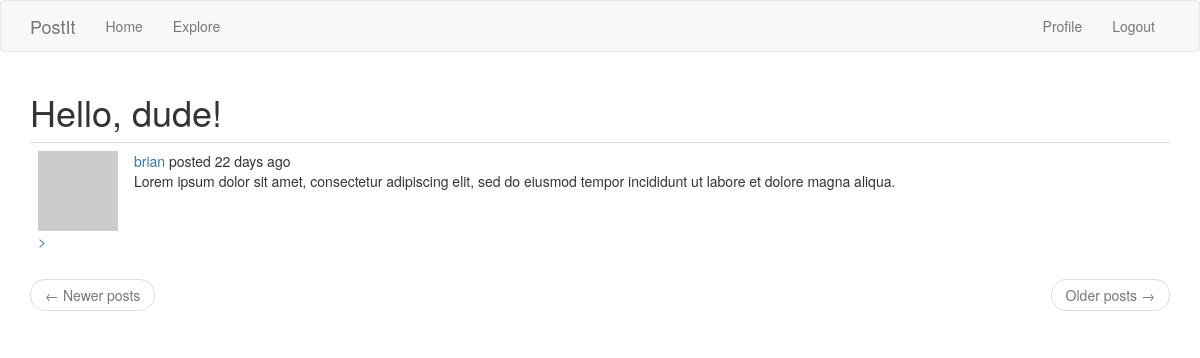
The page /explore (signed in) on the database as committed earlier.
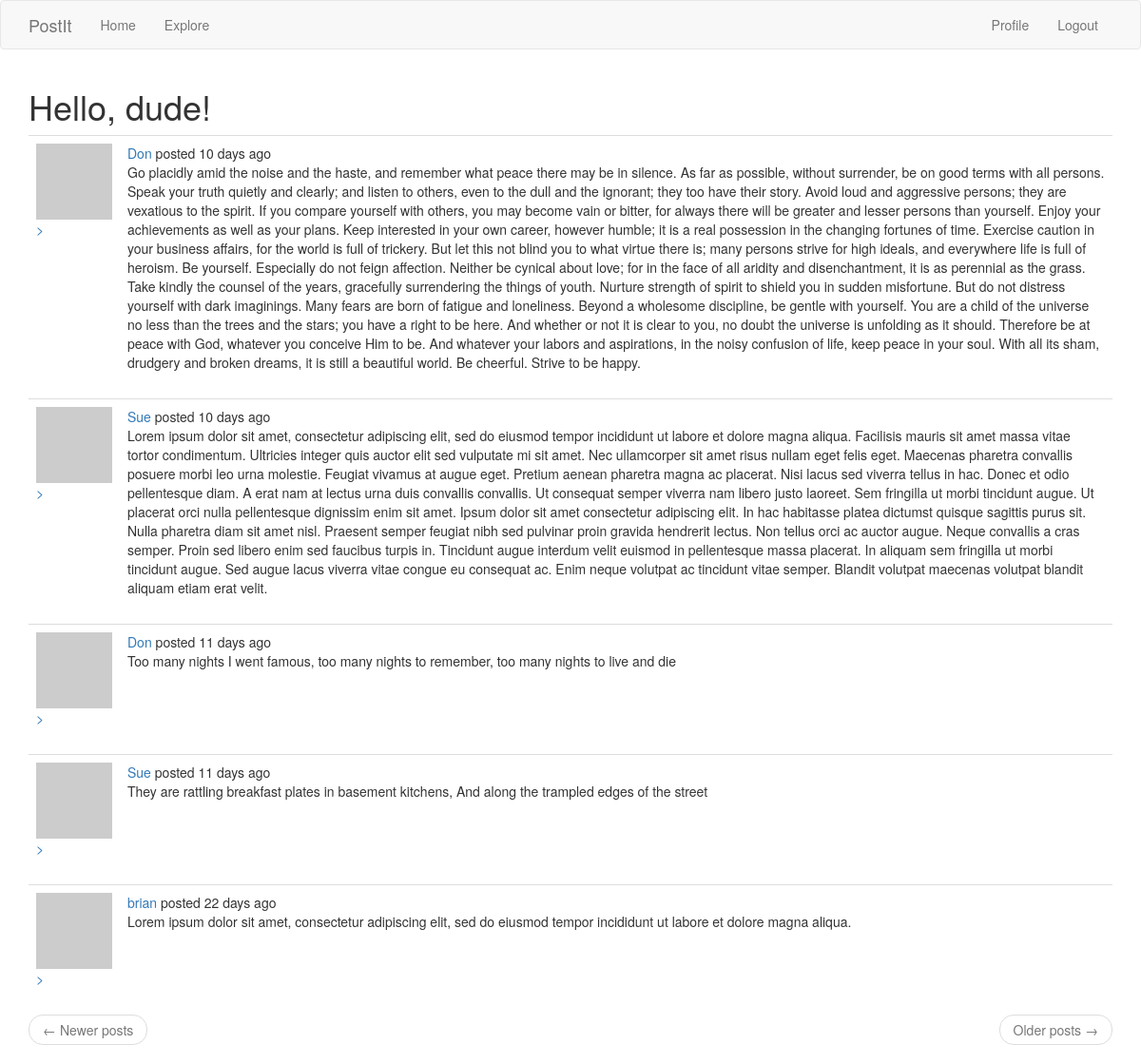
The same page on the database as committed later.
### app/models.py (models this page shows, shortened)
class User(UserMixin, db.Model):
    id = db.Column(db.Integer, primary_key=True)
    username = db.Column(db.String(64), index=True, unique=True)
    email = db.Column(db.String(120), index=True, unique=True)
    password_hash = db.Column(db.String(128))
    posts = db.relationship('Post', backref='author', lazy='dynamic')
    about_me = db.Column(db.String(140))
    last_seen = db.Column(db.DateTime, default=datetime.utcnow)
    followed = db.relationship(
        'User', secondary=followers,
        primaryjoin=(followers.c.follower_id == id),
        secondaryjoin=(followers.c.followed_id == id),
        backref=db.backref('followers', lazy='dynamic'), lazy='dynamic')
    def avatar(self, size):
        digest = md5(self.email.lower().encode('utf-8')).hexdigest()
        return 'https://www.gravatar.com/avatar/{}?d=identicon&s={}'.format(digest, size)

class Post(db.Model):
    id = db.Column(db.Integer, primary_key=True)
    body = db.Column(db.String(140))
    timestamp = db.Column(db.DateTime, index=True, default=datetime.utcnow)
    user_id = db.Column(db.Integer, db.ForeignKey('user.id'))

### app/main/routes.py (the view)
@bp.route('/explore')
@login_required
def explore():
    page = request.args.get('page', 1, type=int)
    posts = Post.query.order_by(Post.timestamp.desc()).paginate(
        page=page, per_page=current_app.config['POSTS_PER_PAGE'],
        error_out=False)
    next_url = url_for('main.explore', page=posts.next_num) \
        if posts.has_next else None
    prev_url = url_for('main.explore', page=posts.prev_num) \
        if posts.has_prev else None
    return render_template('index.html', title=_('Explore'),
                           posts=posts.items, next_url=next_url,
                           prev_url=prev_url)

### app/main/routes.py (called while the page is built)
@bp.before_app_request
def before_request():
    if current_user.is_authenticated:
        current_user.last_seen = datetime.utcnow()
        db.session.commit()
    g.locale = str(get_locale())

### app/models.py (called while the page is built)
@login.user_loader
def load_user(id):
    return User.query.get(int(id))

### app/templates/index.html (shortened to what this page needs)
{% extends 'base.html' %}
{% import 'bootstrap/wtf.html' as wtf %}
{% block app_content %}
  <h1>{{ _('Hello, %(username)s!' ,username=current_user.username) }}</h1>
  {% for post in posts %}
    {% include '_post.html' %}
  {% endfor %}
  <nav aria-label="...">
    <ul class="pager">
      <li class="previous{% if not prev_url %} disabled{% endif %}">
        <a href="{{ prev_url or '#' }}">
          <span aria-hidden="true">&larr;</span> {{ _('Newer posts') }}
        </a>
      </li>
      <li class="next{% if not next_url %} disabled{% endif %}">
        <a href="{{ next_url or '#' }}">
          {{ _('Older posts') }} <span aria-hidden="true">&rarr;</span>
        </a>
      </li>
    </ul>
  </nav>
{% endblock %}

### app/templates/base.html (shortened to what this page needs)
{% extends 'bootstrap/base.html' %}
{% block navbar %}
  <nav class="navbar navbar-default">
    <div class="container">
      <div class="navbar-header">
        <a class="navbar-brand" href="{{ url_for('main.index') }}">PostIt</a>
      </div>
      <div class="collapse navbar-collapse" id="bs-example-navbar-collapse-1">
        <ul class="nav navbar-nav">
          <li><a href="{{ url_for('main.index') }}">{{ _('Home') }}</a></li>
          <li><a href="{{ url_for('main.explore') }}">{{ _('Explore') }}</a></li>
        </ul>
        <ul class="nav navbar-nav navbar-right">
          {% if current_user.is_anonymous %}
          <li><a href="{{ url_for('auth.login') }}">{{ _('Login') }}</a></li>
          {% else %}
          <li><a href="{{ url_for('main.user', username=current_user.username) }}">{{ _('Profile') }}</a></li>
          <li><a href="{{ url_for('auth.logout') }}">{{ _('Logout') }}</a></li>
          {% endif %}
        </ul>
      </div>
    </div>
  </nav>
{% endblock %}
{% block content %}
  <div class="container">
    {% block app_content %}{% endblock %}
  </div>
{% endblock %}

### app/templates/_post.html (shortened to what this page needs)
<table class="table table-hover">
  <tr>
    <td width="70px">
      <a href="{{ url_for('main.user', username=post.author.username) }}"><img src="{{ post.author.avatar(70) }}"</a>
        ></td>
    <td>
      {{ _('%(username)s posted %(when)s', username=user_link, when=moment(post.timestamp).fromNow()) }} <br>{{ post.body }}
    </td>
  </tr>
</table>

Rows that differ between the two databases and show on the page:
added Post: body "Go placidly amid the noise and the haste, and remember what peace there may be in silence. As far as possible, without surrender, be on good terms with all persons. Speak your truth quietly and clearly; and listen to others, even to the dull and the ignorant; they too have their story. Avoid loud and aggressive persons; they are vexatious to the spirit. If you compare yourself with others, you may become vain or bitter, for always there will be greater and lesser persons than yourself. Enjoy your achievements as well as your plans. Keep interested in your own career, however humble; it is a real possession in the changing fortunes of time. Exercise caution in your business affairs, for the…"
added Post: body "Lorem ipsum dolor sit amet, consectetur adipiscing elit, sed do eiusmod tempor incididunt ut labore et dolore magna aliqua. Facilisis mauris sit amet massa vitae tortor condimentum. Ultricies integer quis auctor elit sed vulputate mi sit amet. Nec ullamcorper sit amet risus nullam eget felis eget. Maecenas pharetra convallis posuere morbi leo urna molestie. Feugiat vivamus at augue eget. Pretium aenean pharetra magna ac placerat. Nisi lacus sed viverra tellus in hac. Donec et odio pellentesque diam. A erat nam at lectus urna duis convallis convallis. Ut consequat semper viverra nam libero justo laoreet. Sem fringilla ut morbi tincidunt augue. Ut placerat orci nulla pellentesque dignissim…"
added Post: body "Too many nights I went famous, too many nights to remember, too many nights to live and die"
added Post: body "They are rattling breakfast plates in basement kitchens, And along the trampled edges of the street"
